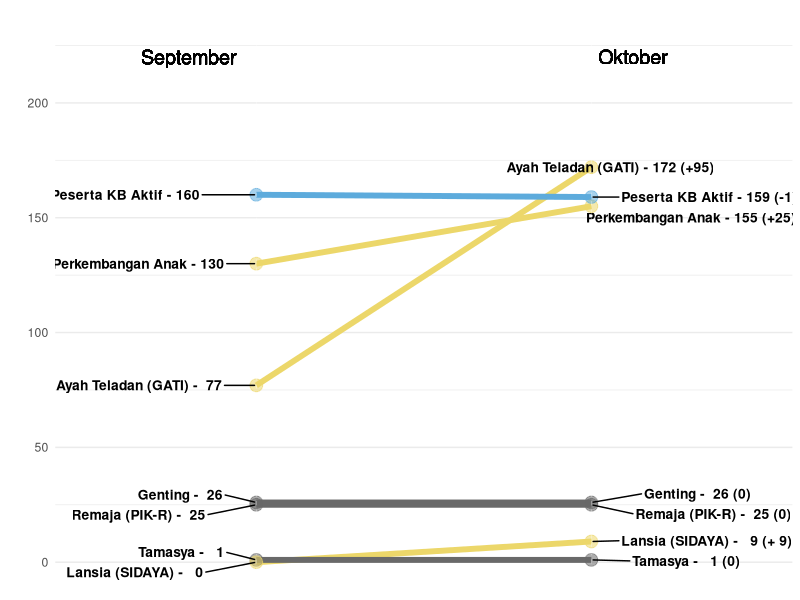
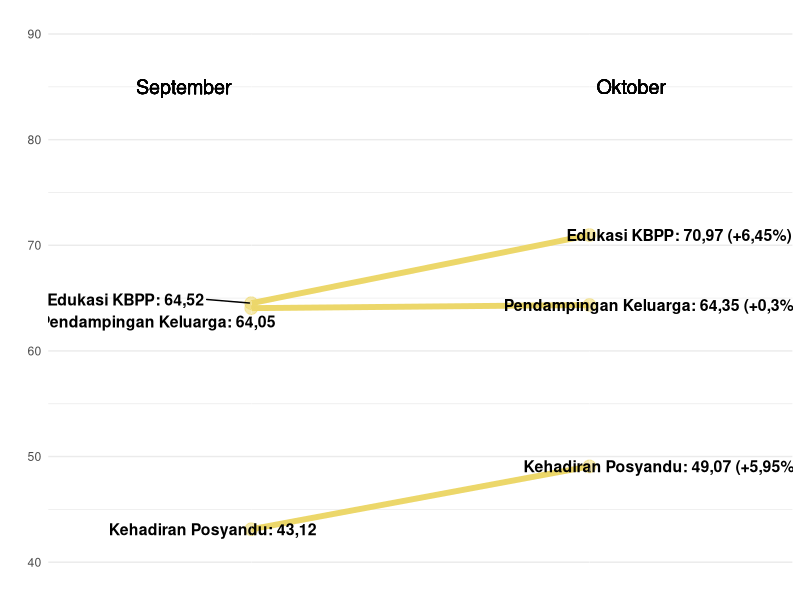
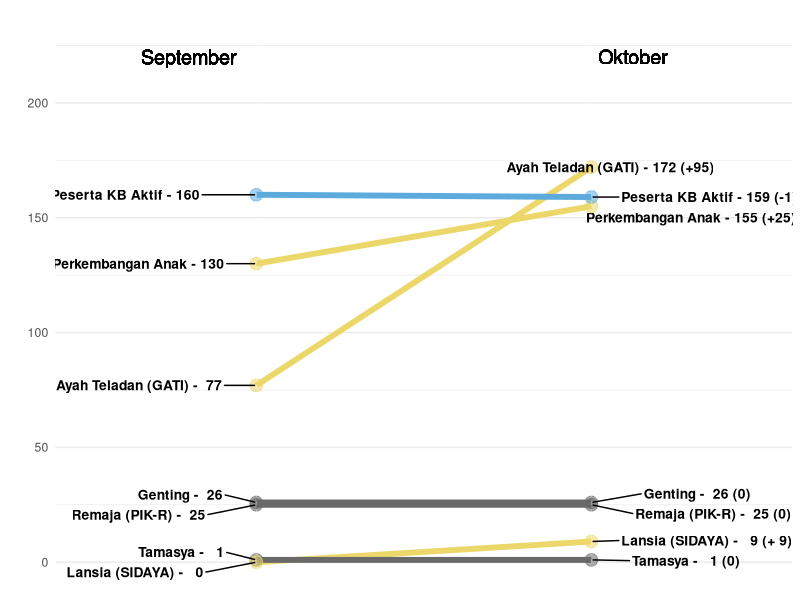
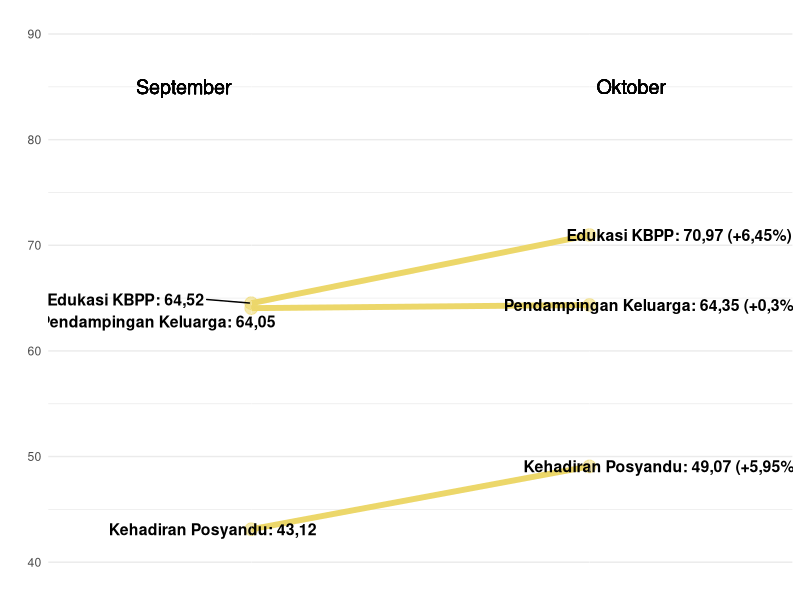

Write R code to recreate these figures, in order.
library(ggplot2)
library(dplyr)
library(tidyr)
library(ggrepel)
library(stringr)

# Data asli dari gambar
data_raw <- data.frame(
  Indikator = c(
    "Pendampingan Keluarga",
    "Kehadiran Posyandu",
    "Perkembangan Anak",
    "Genting",
    "Tamasya",
    "Edukasi KBPP",
    "Lansia (SIDAYA)",
    "Remaja (PIK-R)",
    "Ayah Teladan (GATI)",
    "Peserta KB Aktif"
  ),
  September = c(64.05, 43.12, 130, 26,1, 64.52, 0, 25, 77, 160),
  Oktober = c(64.35, 49.07, 155, 26, 1, 70.97, 9, 25, 172, 159)
)

# Tambahkan kolom jenis data
data_raw <- data_raw %>%
  mutate(
    Jenis = case_when(
      Indikator %in% c("Pendampingan Keluarga", "Kehadiran Posyandu", 
                       "Edukasi KBPP") ~ "Persentase",
      TRUE ~ "Absolut"
    )
  )

# Pisahkan data

data_absolut <- data_raw %>% filter(Jenis == "Absolut")


data_absolut <- data_absolut %>%
  mutate(
    Perubahan = Oktober - September,
    Label_Perubahan = ifelse(Perubahan > 0, paste0("+", format(Perubahan, big.mark = ".", scientific = FALSE)), 
                             ifelse(Perubahan < 0, format(Perubahan, big.mark = ".", scientific = FALSE), "0")),
    Label_Perubahan = str_squish(Label_Perubahan),
    Keterangan = ifelse(Perubahan > 0, "Naik", 
                        ifelse(Perubahan < 0, "Turun", "Tetap"))
  )

data_absolut <- data_absolut |>
  pivot_longer(
    cols = c(September, Oktober),
    names_to = "Bulan",
    values_to = "Nilai"
  )

data_absolut$Bulan <- factor(data_absolut$Bulan, levels = c("September", "Oktober"))


ggplot(data = data_absolut, aes(x = Bulan, y = Nilai, group = Indikator, fill=Keterangan)) +
  geom_line(aes(color = Keterangan), size = 2) +
  geom_point(aes(color = Keterangan, alpha = 1), size = 4) +
  geom_text_repel(data = data_absolut %>% filter(Bulan == "September"), 
                  aes(label = paste0(Indikator, " - ", format(Nilai, big.mark = ".", scientific = FALSE))) , 
                  hjust = 1.35, 
                  fontface = "bold", 
                  size = 3.5, color = "black") +
  geom_text_repel(data = data_absolut %>% filter(Bulan == "Oktober"), 
                  aes(label = paste0(Indikator, " - ", format(Nilai, big.mark = ".", scientific = FALSE), " (", Label_Perubahan, ")")) , 
                  hjust = -.35, 
                  fontface = "bold", 
                  size = 3.5, color = "black") +
  geom_vline(xintercept = 1, linetype="dashed", size=.1, color = "white") + 
  geom_vline(xintercept=2, linetype="dashed", size=.1, color="white") +
  scale_color_manual(labels = c("Naik", "Tetap", "Turun"), 
                     values = c("Naik"="#ecd76a", "Tetap"="#696969", "Turun"="#5dabdc")) +
  geom_text(label="September", x=1, y=1.1*200, hjust=1.2, size=5, color="black") +  # title
  geom_text(label="Oktober", x=2, y=1.1*200, hjust=-0.1, size=5, color="black") +
  ylim(0, 230) +
  theme_minimal() +
  theme(legend.position = "none", 
        panel.grid.major.x = element_blank(), panel.grid.minor.x  = element_blank(),
        axis.title.x = element_blank(),
        axis.title.y = element_text(color = "white"),
        axis.ticks = element_blank(), #
        #plot.title = element_markdown(size=14, face = "bold", hjust = 0.5, color = "white"),
        #plot.subtitle =  element_markdown(hjust = 0.5, color = "white"),
        ##plot.caption = element_text(color="white"),
        #plot.background = element_rect("black"),
        #panel.background = element_rect(fill = "black", color  =  NA),
        axis.text.x = element_blank()
  ) 

ggsave("I:/Datin/durasi_medsos.png", dpi = 320, width = 11.5, height = 5)

##
data_persen <- data_raw %>% filter(Jenis == "Persentase")

data_persen <- data_persen %>%
  mutate(
    Perubahan = Oktober - September,
    Label_Perubahan = ifelse(Perubahan > 0, paste0("+", gsub("\\.", ",", round(Perubahan,2))), 
                             ifelse(Perubahan < 0, gsub("\\.", ",", round(Perubahan,2)), "0")),
    Label_Perubahan = paste0(str_squish(Label_Perubahan), "%"),
    Keterangan = ifelse(Perubahan > 0, "Naik", 
                        ifelse(Perubahan < 0, "Turun", "Tetap"))
  )

data_persen <- data_persen |>
  pivot_longer(
    cols = c(September, Oktober),
    names_to = "Bulan",
    values_to = "Nilai"
  )

data_persen$Bulan <- factor(data_persen$Bulan, levels = c("September", "Oktober"))

ggplot(data = data_persen, aes(x = Bulan, y = Nilai, group = Indikator, fill=Keterangan)) +
  geom_line(aes(color = Keterangan), size = 2) +
  geom_point(aes(color = Keterangan, alpha = 1), size = 4) +
  geom_text_repel(data = data_persen %>% filter(Bulan == "September"), 
                  aes(label = paste0(Indikator, ": ", gsub("\\.", ",", round(Nilai,2)))) , 
                  hjust = 1.35, 
                  fontface = "bold", 
                  size = 4, color = "black") +
  geom_text_repel(data = data_persen %>% filter(Bulan == "Oktober"), 
                  aes(label = paste0(Indikator, ": ", gsub("\\.", ",", round(Nilai,2)), " (", Label_Perubahan, ")")) , 
                  hjust = -.35, 
                  fontface = "bold", 
                  size = 4, color = "black") +
  geom_vline(xintercept = 1, linetype="dashed", size=.1, color = "white") + 
  geom_vline(xintercept=2, linetype="dashed", size=.1, color="white") +
  scale_color_manual(labels = c("Naik", "Tetap", "Turun"), 
                     values = c("Naik"="#ecd76a", "Tetap"="#696969", "Turun"="#5dabdc")) +
  geom_text(label="September", x=1, y=85, hjust=1.2, size=5, color="black") +  # title
  geom_text(label="Oktober", x=2, y=85, hjust=-0.1, size=5, color="black") +
  ylim(40, 90) +
  theme_minimal() +
  theme(legend.position = "none", 
        panel.grid.major.x = element_blank(), panel.grid.minor.x  = element_blank(),
        axis.title.x = element_blank(),
        axis.title.y = element_text(color = "white"),
        axis.ticks = element_blank(), #
        #plot.title = element_markdown(size=14, face = "bold", hjust = 0.5, color = "white"),
        #plot.subtitle =  element_markdown(hjust = 0.5, color = "white"),
        ##plot.caption = element_text(color="white"),
        #plot.background = element_rect("black"),
        #panel.background = element_rect(fill = "black", color  =  NA),
        axis.text.x = element_blank()
  ) 

ggsave("I:/Datin/persen.png", dpi = 320, width = 11.5, height = 5)
